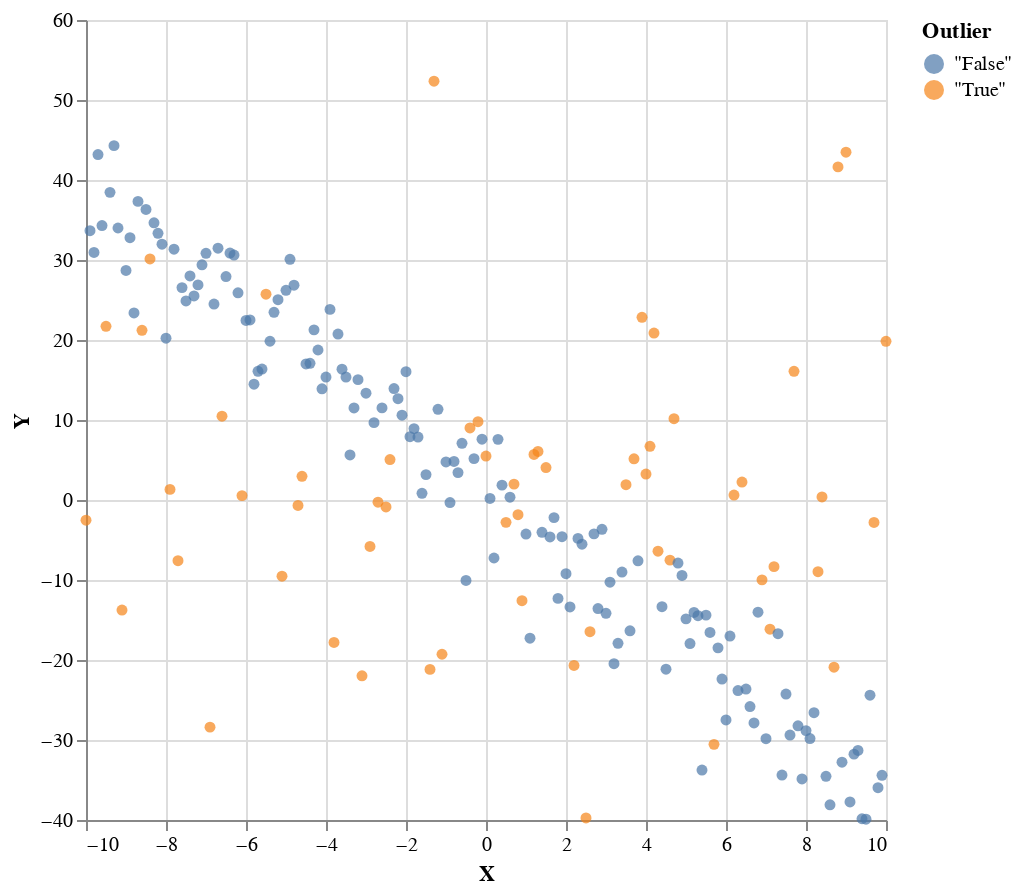

The cell this chart's notebook holds for it:
### Markdown cell above
# Particle Marginal Metropolis Hastings (PMMH)

PMMH is fundamentally an MCMC technique. It performs a random walk through parameter space, but to estimate the likelihood at each step, it uses an unbiased estimate from a population of samples. We'll reuse the regression with outliers example.

### Code cell
paramPrior = do
    slope <- normal 0 2
    intercept <- normal 0 2
    noise <- gamma 7 7
    prob_outlier <- uniform 0 0.5 
    return (slope, intercept, noise, prob_outlier)

forward (slope, intercept, noise, probOutlier) x = do
    isOutlier <- bernoulli probOutlier
    let meanParams = if isOutlier
                    then (0, 20)
                    else (x*slope + intercept, sqrt noise)
    return (meanParams, isOutlier)

regressionWithOutliersData :: (MonadSample m, Traversable t) => t Double -> m (t ((Double, Double), Bool))
regressionWithOutliersData xs = do
    params <- paramPrior

    forM xs \x -> do
        ((mu, std), isOutlier) <- forward params x
        y <- normal mu std
        return ((x, y), isOutlier)
        
range = [-10,-9.9..10] :: [Double]
samples <- sampleIOfixed $ regressionWithOutliersData range
plotVega (fmap (second (T.pack . show)) samples)

### Figure 1 — Vega-Lite specification as saved in the notebook (floating-point values rounded to 4 significant figures; data arrays with more than 128 entries replaced by an {"elided": "..."} marker saying what was removed)
{"$schema": "https://vega.github.io/schema/vega-lite/v4.json", "data": {"values": {"elided": "201 records"}}, "encoding": {"color": {"field": "Outlier"}, "x": {"field": "X", "type": "quantitative"}, "y": {"field": "Y", "type": "quantitative"}}, "height": 400, "mark": "circle", "width": 400}
